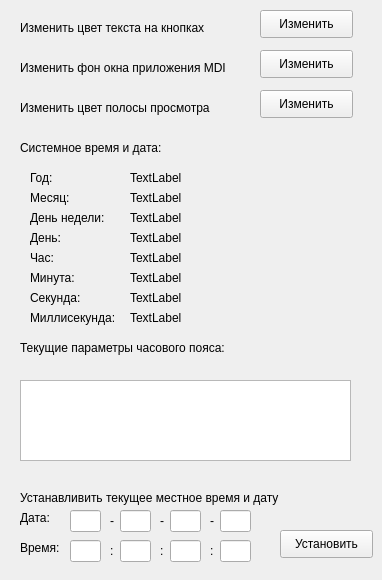
      <widget class="QWidget" name="tab_4">
       <attribute name="title">
        <string>Системные цвета и работа со временем</string>
       </attribute>
       <widget class="QLabel" name="label_63">
        <property name="geometry">
         <rect>
          <x>20</x>
          <y>140</y>
          <width>181</width>
          <height>16</height>
         </rect>
        </property>
        <property name="text">
         <string>Системное время и дата:</string>
        </property>
       </widget>
       <widget class="QLabel" name="label_64">
        <property name="geometry">
         <rect>
          <x>20</x>
          <y>340</y>
          <width>221</width>
          <height>16</height>
         </rect>
        </property>
        <property name="text">
         <string>Текущие параметры часового пояса:</string>
        </property>
       </widget>
       <widget class="QLabel" name="label_65">
        <property name="geometry">
         <rect>
          <x>30</x>
          <y>170</y>
          <width>31</width>
          <height>16</height>
         </rect>
        </property>
        <property name="text">
         <string>Год:</string>
        </property>
       </widget>
       <widget class="QPushButton" name="pushButton_4">
        <property name="geometry">
         <rect>
          <x>260</x>
          <y>10</y>
          <width>93</width>
          <height>28</height>
         </rect>
        </property>
        <property name="text">
         <string>Изменить</string>
        </property>
       </widget>
       <widget class="QPushButton" name="pushButton_5">
        <property name="geometry">
         <rect>
          <x>260</x>
          <y>50</y>
          <width>93</width>
          <height>28</height>
         </rect>
        </property>
        <property name="text">
         <string>Изменить</string>
        </property>
       </widget>
       <widget class="QPushButton" name="pushButton_6">
        <property name="geometry">
         <rect>
          <x>260</x>
          <y>90</y>
          <width>93</width>
          <height>28</height>
         </rect>
        </property>
        <property name="text">
         <string>Изменить</string>
        </property>
       </widget>
       <widget class="QLabel" name="label_67">
        <property name="geometry">
         <rect>
          <x>30</x>
          <y>190</y>
          <width>41</width>
          <height>16</height>
         </rect>
        </property>
        <property name="text">
         <string>Месяц:</string>
        </property>
       </widget>
       <widget class="QLabel" name="label_68">
        <property name="geometry">
         <rect>
          <x>30</x>
          <y>210</y>
          <width>91</width>
          <height>16</height>
         </rect>
        </property>
        <property name="text">
         <string>День недели:</string>
        </property>
       </widget>
       <widget class="QLabel" name="label_69">
        <property name="geometry">
         <rect>
          <x>30</x>
          <y>230</y>
          <width>41</width>
          <height>16</height>
         </rect>
        </property>
        <property name="text">
         <string>День:</string>
        </property>
       </widget>
       <widget class="QLabel" name="label_70">
        <property name="geometry">
         <rect>
          <x>30</x>
          <y>250</y>
          <width>31</width>
          <height>16</height>
         </rect>
        </property>
        <property name="text">
         <string>Час:</string>
        </property>
       </widget>
       <widget class="QLabel" name="label_71">
        <property name="geometry">
         <rect>
          <x>30</x>
          <y>270</y>
          <width>55</width>
          <height>16</height>
         </rect>
        </property>
        <property name="text">
         <string>Минута:</string>
        </property>
       </widget>
       <widget class="QLabel" name="label_72">
        <property name="geometry">
         <rect>
          <x>30</x>
          <y>290</y>
          <width>55</width>
          <height>16</height>
         </rect>
        </property>
        <property name="text">
         <string>Секунда:</string>
        </property>
       </widget>
       <widget class="QLabel" name="label_73">
        <property name="geometry">
         <rect>
          <x>30</x>
          <y>310</y>
          <width>91</width>
          <height>16</height>
         </rect>
        </property>
        <property name="text">
         <string>Миллисекунда:</string>
        </property>
       </widget>
       <widget class="QLabel" name="label_74">
        <property name="geometry">
         <rect>
          <x>130</x>
          <y>170</y>
          <width>55</width>
          <height>16</height>
         </rect>
        </property>
        <property name="text">
         <string>TextLabel</string>
        </property>
       </widget>
       <widget class="QLabel" name="label_75">
        <property name="geometry">
         <rect>
          <x>130</x>
          <y>190</y>
          <width>55</width>
          <height>16</height>
         </rect>
        </property>
        <property name="text">
         <string>TextLabel</string>
        </property>
       </widget>
       <widget class="QLabel" name="label_76">
        <property name="geometry">
         <rect>
          <x>130</x>
          <y>210</y>
          <width>55</width>
          <height>16</height>
         </rect>
        </property>
        <property name="text">
         <string>TextLabel</string>
        </property>
       </widget>
       <widget class="QLabel" name="label_77">
        <property name="geometry">
         <rect>
          <x>130</x>
          <y>230</y>
          <width>55</width>
          <height>16</height>
         </rect>
        </property>
        <property name="text">
         <string>TextLabel</string>
        </property>
       </widget>
       <widget class="QLabel" name="label_78">
        <property name="geometry">
         <rect>
          <x>130</x>
          <y>250</y>
          <width>55</width>
          <height>16</height>
         </rect>
        </property>
        <property name="text">
         <string>TextLabel</string>
        </property>
       </widget>
       <widget class="QLabel" name="label_79">
        <property name="geometry">
         <rect>
          <x>130</x>
          <y>270</y>
          <width>55</width>
          <height>16</height>
         </rect>
        </property>
        <property name="text">
         <string>TextLabel</string>
        </property>
       </widget>
       <widget class="QLabel" name="label_80">
        <property name="geometry">
         <rect>
          <x>130</x>
          <y>290</y>
          <width>55</width>
          <height>16</height>
         </rect>
        </property>
        <property name="text">
         <string>TextLabel</string>
        </property>
       </widget>
       <widget class="QLabel" name="label_81">
        <property name="geometry">
         <rect>
          <x>130</x>
          <y>310</y>
          <width>55</width>
          <height>16</height>
         </rect>
        </property>
        <property name="text">
         <string>TextLabel</string>
        </property>
       </widget>
       <widget class="QListWidget" name="listWidget">
        <property name="geometry">
         <rect>
          <x>20</x>
          <y>380</y>
          <width>331</width>
          <height>81</height>
         </rect>
        </property>
       </widget>
       <widget class="QLabel" name="label_82">
        <property name="geometry">
         <rect>
          <x>20</x>
          <y>490</y>
          <width>291</width>
          <height>16</height>
         </rect>
        </property>
        <property name="text">
         <string>Устанавливить текущее местное время и дату</string>
        </property>
       </widget>
       <widget class="QLabel" name="label_83">
        <property name="geometry">
         <rect>
          <x>20</x>
          <y>510</y>
          <width>41</width>
          <height>16</height>
         </rect>
        </property>
        <property name="text">
         <string>Дата:</string>
        </property>
       </widget>
       <widget class="QLineEdit" name="lineEdit_4">
        <property name="geometry">
         <rect>
          <x>70</x>
          <y>510</y>
          <width>31</width>
          <height>22</height>
         </rect>
        </property>
       </widget>
       <widget class="QLineEdit" name="lineEdit_5">
        <property name="geometry">
         <rect>
          <x>120</x>
          <y>510</y>
          <width>31</width>
          <height>22</height>
         </rect>
        </property>
       </widget>
       <widget class="QLineEdit" name="lineEdit_6">
        <property name="geometry">
         <rect>
          <x>170</x>
          <y>510</y>
          <width>31</width>
          <height>22</height>
         </rect>
        </property>
       </widget>
       <widget class="QLineEdit" name="lineEdit_7">
        <property name="geometry">
         <rect>
          <x>220</x>
          <y>510</y>
          <width>31</width>
          <height>22</height>
         </rect>
        </property>
       </widget>
       <widget class="QLineEdit" name="lineEdit_8">
        <property name="geometry">
         <rect>
          <x>70</x>
          <y>540</y>
          <width>31</width>
          <height>22</height>
         </rect>
        </property>
       </widget>
       <widget class="QLineEdit" name="lineEdit_9">
        <property name="geometry">
         <rect>
          <x>120</x>
          <y>540</y>
          <width>31</width>
          <height>22</height>
         </rect>
        </property>
       </widget>
       <widget class="QLineEdit" name="lineEdit_10">
        <property name="geometry">
         <rect>
          <x>170</x>
          <y>540</y>
          <width>31</width>
          <height>22</height>
         </rect>
        </property>
       </widget>
       <widget class="QLineEdit" name="lineEdit_11">
        <property name="geometry">
         <rect>
          <x>220</x>
          <y>540</y>
          <width>31</width>
          <height>22</height>
         </rect>
        </property>
       </widget>
       <widget class="QLabel" name="label_84">
        <property name="geometry">
         <rect>
          <x>160</x>
          <y>500</y>
          <width>16</width>
          <height>41</height>
         </rect>
        </property>
        <property name="text">
         <string>-</string>
        </property>
       </widget>
       <widget class="QLabel" name="label_85">
        <property name="geometry">
         <rect>
          <x>110</x>
          <y>500</y>
          <width>16</width>
          <height>41</height>
         </rect>
        </property>
        <property name="text">
         <string>-</string>
        </property>
       </widget>
       <widget class="QLabel" name="label_86">
        <property name="geometry">
         <rect>
          <x>210</x>
          <y>500</y>
          <width>16</width>
          <height>41</height>
         </rect>
        </property>
        <property name="text">
         <string>-</string>
        </property>
       </widget>
       <widget class="QLabel" name="label_87">
        <property name="geometry">
         <rect>
          <x>20</x>
          <y>540</y>
          <width>51</width>
          <height>16</height>
         </rect>
        </property>
        <property name="text">
         <string>Время:</string>
        </property>
       </widget>
       <widget class="QLabel" name="label_88">
        <property name="geometry">
         <rect>
          <x>110</x>
          <y>530</y>
          <width>21</width>
          <height>41</height>
         </rect>
        </property>
        <property name="text">
         <string>:</string>
        </property>
       </widget>
       <widget class="QLabel" name="label_89">
        <property name="geometry">
         <rect>
          <x>160</x>
          <y>530</y>
          <width>16</width>
          <height>41</height>
         </rect>
        </property>
        <property name="text">
         <string>:</string>
        </property>
       </widget>
       <widget class="QLabel" name="label_90">
        <property name="geometry">
         <rect>
          <x>210</x>
          <y>530</y>
          <width>20</width>
          <height>41</height>
         </rect>
        </property>
        <property name="text">
         <string>:</string>
        </property>
       </widget>
       <widget class="QPushButton" name="pushButton_7">
        <property name="geometry">
         <rect>
          <x>280</x>
          <y>530</y>
          <width>93</width>
          <height>28</height>
         </rect>
        </property>
        <property name="text">
         <string>Установить</string>
        </property>
       </widget>
       <widget class="QLabel" name="label_111">
        <property name="geometry">
         <rect>
          <x>20</x>
          <y>20</y>
          <width>211</width>
          <height>16</height>
         </rect>
        </property>
        <property name="text">
         <string>Изменить цвет текста на кнопках</string>
        </property>
       </widget>
       <widget class="QLabel" name="label_112">
        <property name="geometry">
         <rect>
          <x>20</x>
          <y>60</y>
          <width>231</width>
          <height>16</height>
         </rect>
        </property>
        <property name="text">
         <string>Изменить фон окна приложения MDI</string>
        </property>
       </widget>
       <widget class="QLabel" name="label_113">
        <property name="geometry">
         <rect>
          <x>20</x>
          <y>100</y>
          <width>211</width>
          <height>16</height>
         </rect>
        </property>
        <property name="text">
         <string>Изменить цвет полосы просмотра</string>
        </property>
       </widget>
      </widget>
